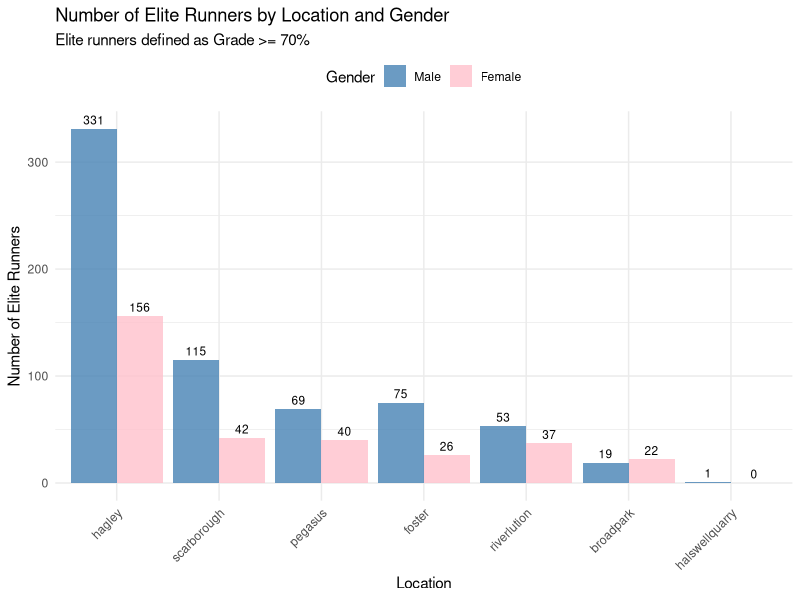
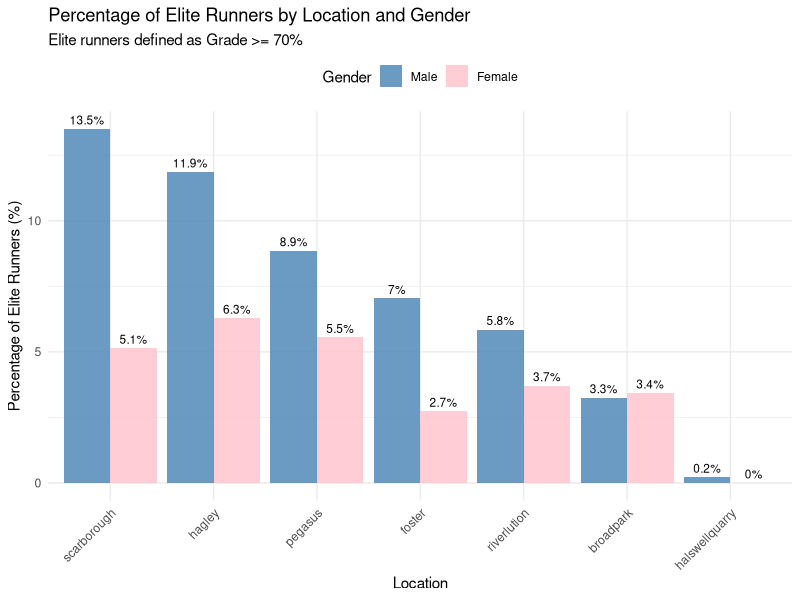
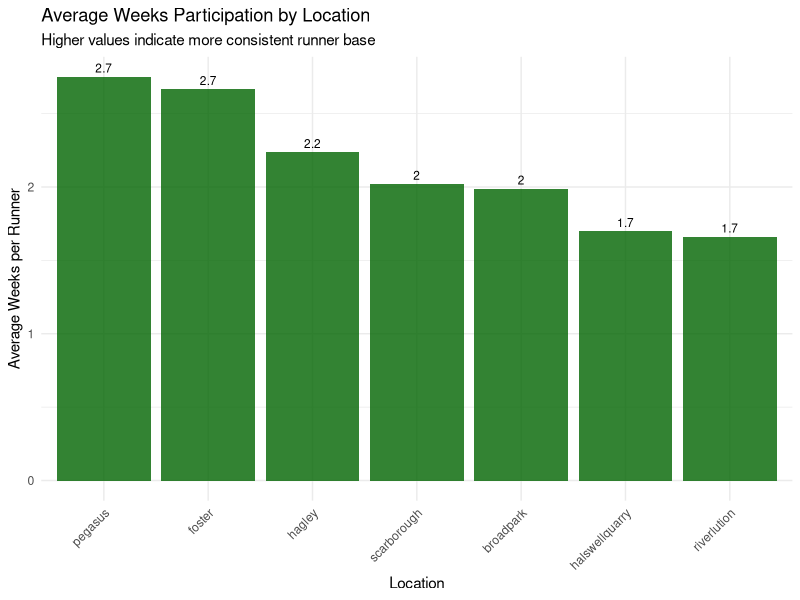
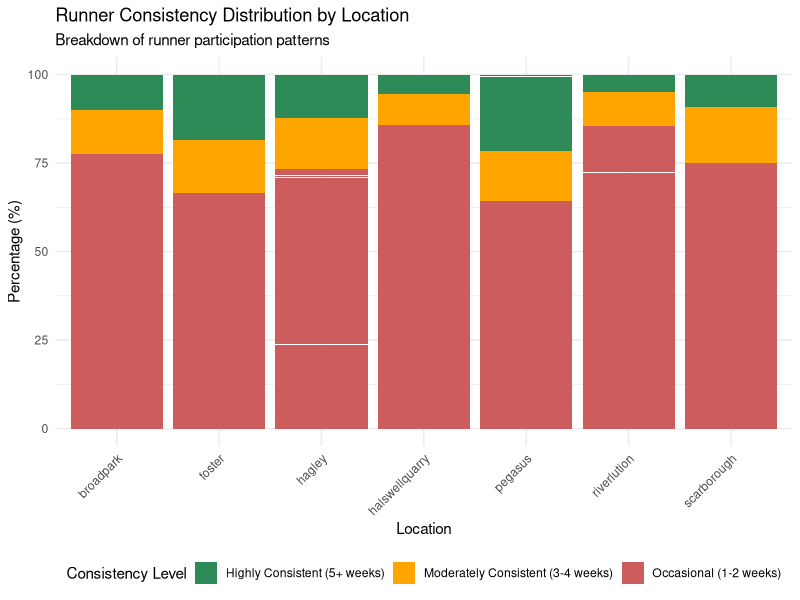
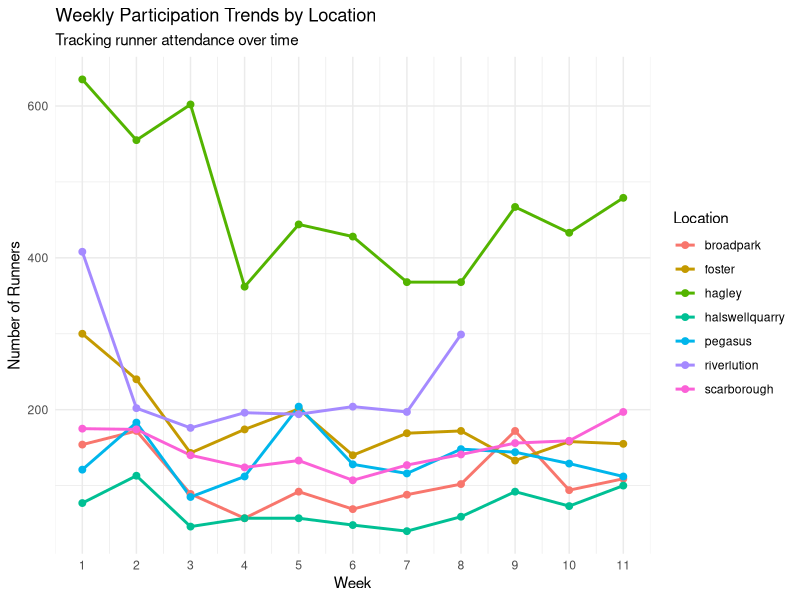

The R script that drew these images, in order:
## ---- chunk 1
library(tidyverse)
library(lubridate)
library(scales)
library(ggthemes)
library(ggplot2)
library(dplyr)
library(knitr)

## ---- chunk 2
# Read the data
parkrun_data <- read.csv("clean-data.csv")

# Clean and prepare the data - using grade for elite classification
clean_data <- parkrun_data %>%
  filter(!is.na(Time_seconds) & Time_seconds > 0 & !is.na(grade)) %>%
  mutate(
    Time_minutes = Time_seconds / 60,
    elite_runner = grade >= 70,
    week = as.factor(week),
    Gender = factor(Gender, levels = c("M", "F"))
  )
## ---- chunk 3
# QUESTION 1: TARGETING ELITE RUNNERS USING GRADE

# 1.1 Analyze elite runners by location and gender
elite_analysis_gender <- clean_data %>%
  group_by(parkrun, Gender) %>%
  summarise(
    total_runners = n(),
    elite_runners = sum(elite_runner),
    elite_percentage = elite_runners / total_runners * 100,
    avg_grade = mean(grade, na.rm = TRUE),
    max_grade = max(grade, na.rm = TRUE)
  ) %>%
  arrange(parkrun)

elite_analysis_gender %>%
  kable(
    caption = "Table 1. Elite Analysis by Gender and Parkrun Location",
    digits = 2
  )

#print("Elite Runners Analysis by Location and Gender (Grade >= 70):")
#print(elite_analysis_gender)

## ---- chunk 4
# Overall elite analysis by location
elite_analysis_overall <- clean_data %>%
  group_by(parkrun) %>%
  summarise(
    total_runners = n(),
    elite_runners = sum(elite_runner),
    elite_percentage = elite_runners / total_runners * 100,
    avg_grade = mean(grade, na.rm = TRUE)
  ) %>%
  arrange(desc(elite_runners))

elite_analysis_overall %>%
  kable(
    caption = "Table 2. Overal Elite Analysis by Parkrun Location",
    digits = 2
  )

#print("Overall Elite Runners Analysis")
#print(elite_analysis_overall)
## ---- chunk 5

# 1.2 Visualize elite runners distribution by gender

# Bar chart: Number of elite runners by location and gender
p1 <- ggplot(elite_analysis_gender, aes(x = reorder(parkrun, -elite_runners), y = elite_runners, fill = Gender)) +
  geom_bar(stat = "identity", position = "dodge", alpha = 0.8) +
  geom_text(aes(label = elite_runners), 
            position = position_dodge(width = 0.9), 
            vjust = -0.5, size = 3) +
  scale_fill_manual(values = c("M" = "steelblue", "F" = "pink"),
                    labels = c("M" = "Male", "F" = "Female")) +
  labs(title = "Number of Elite Runners by Location and Gender",
       subtitle = "Elite runners defined as Grade >= 70%",
       x = "Location", 
       y = "Number of Elite Runners",
       fill = "Gender") +
  theme_minimal() +
  theme(axis.text.x = element_text(angle = 45, hjust = 1),
        legend.position = "top")

print(p1)
## ---- chunk 6
# Bar chart: Percentage of elite runners by location and gender
p2 <- ggplot(elite_analysis_gender, aes(x = reorder(parkrun, -elite_percentage), y = elite_percentage, fill = Gender)) +
  geom_bar(stat = "identity", position = "dodge", alpha = 0.8) +
  geom_text(aes(label = paste0(round(elite_percentage, 1), "%")), 
            position = position_dodge(width = 0.9), 
            vjust = -0.5, size = 3) +
  scale_fill_manual(values = c("M" = "steelblue", "F" = "pink"),
                    labels = c("M" = "Male", "F" = "Female")) +
  labs(title = "Percentage of Elite Runners by Location and Gender",
       subtitle = "Elite runners defined as Grade >= 70%",
       x = "Location", 
       y = "Percentage of Elite Runners (%)",
       fill = "Gender") +
  theme_minimal() +
  theme(axis.text.x = element_text(angle = 45, hjust = 1),
        legend.position = "top")

print(p2)
## ---- chunk 7
# QUESTION 2: CONSISTENT RUNNERS ANALYSIS

# 2.1 Identify consistent runners (appearing in multiple weeks)
runner_consistency <- clean_data %>%
  group_by(name_id, parkrun) %>%
  summarise(
    weeks_participated = n_distinct(week),
    total_runs = n(),
    avg_time = mean(Time_minutes),
    first_week = min(as.numeric(as.character(week))),
    last_week = max(as.numeric(as.character(week)))
  ) %>%
  mutate(
    consistency_level = case_when(
      weeks_participated >= 5 ~ "Highly Consistent (5+ weeks)",
      weeks_participated >= 3 ~ "Moderately Consistent (3-4 weeks)",
      TRUE ~ "Occasional (1-2 weeks)"
    )
  )

print(runner_consistency)
## ---- chunk 8
# 2.2 Consistency summary by location
consistency_by_location <- runner_consistency %>%
  group_by(parkrun) %>%
  summarise(
    total_unique_runners = n(),
    highly_consistent = sum(weeks_participated >= 5),
    moderately_consistent = sum(weeks_participated >= 3 & weeks_participated <= 4),
    occasional = sum(weeks_participated <= 2),
    pct_highly_consistent = highly_consistent / total_unique_runners * 100,
    avg_weeks_per_runner = mean(weeks_participated)
  ) %>%
  arrange(desc(avg_weeks_per_runner))

print("Runner Consistency by Location:")
print(consistency_by_location)
## ---- chunk 9
# 2.3 Overall consistency distribution
overall_consistency <- runner_consistency %>%
  count(consistency_level) %>%
  mutate(percentage = n / sum(n) * 100)

print("Overall Consistency Distribution:")
print(overall_consistency)
## ---- chunk 10
# 2.4 Visualize consistency patterns

# Consistency distribution by location
p3 <- ggplot(consistency_by_location, aes(x = reorder(parkrun, -avg_weeks_per_runner), y = avg_weeks_per_runner)) +
  geom_bar(stat = "identity", fill = "darkgreen", alpha = 0.8) +
  geom_text(aes(label = round(avg_weeks_per_runner, 1)), vjust = -0.5, size = 3) +
  labs(title = "Average Weeks Participation by Location",
       subtitle = "Higher values indicate more consistent runner base",
       x = "Location", y = "Average Weeks per Runner") +
  theme_minimal() +
  theme(axis.text.x = element_text(angle = 45, hjust = 1))

print(p3)
## ---- chunk 11
# Consistency level breakdown
p4 <- runner_consistency %>%
  count(parkrun, consistency_level) %>%
  group_by(parkrun) %>%
  mutate(percentage = n / sum(n) * 100) %>%
  ggplot(aes(x = parkrun, y = percentage, fill = consistency_level)) +
  geom_bar(stat = "identity", position = "stack") +
  scale_fill_manual(values = c("Highly Consistent (5+ weeks)" = "#2E8B57", 
                               "Moderately Consistent (3-4 weeks)" = "#FFA500", 
                               "Occasional (1-2 weeks)" = "#CD5C5C")) +
  labs(title = "Runner Consistency Distribution by Location",
       subtitle = "Breakdown of runner participation patterns",
       x = "Location", y = "Percentage (%)", fill = "Consistency Level") +
  theme_minimal() +
  theme(axis.text.x = element_text(angle = 45, hjust = 1),
        legend.position = "bottom")

p4
## ---- chunk 12
# 2.5 Time series of participation by location
weekly_participation <- clean_data %>%
  group_by(parkrun, week) %>%
  summarise(weekly_runners = n_distinct(name_id)) %>%
  mutate(week_num = as.numeric(as.character(week)))

p5 <- ggplot(weekly_participation, aes(x = week_num, y = weekly_runners, color = parkrun)) +
  geom_line(size = 1) +
  geom_point(size = 2) +
  labs(title = "Weekly Participation Trends by Location",
       subtitle = "Tracking runner attendance over time",
       x = "Week", y = "Number of Runners", color = "Location") +
  theme_minimal() +
  scale_x_continuous(breaks = 1:max(weekly_participation$week_num))

p5
